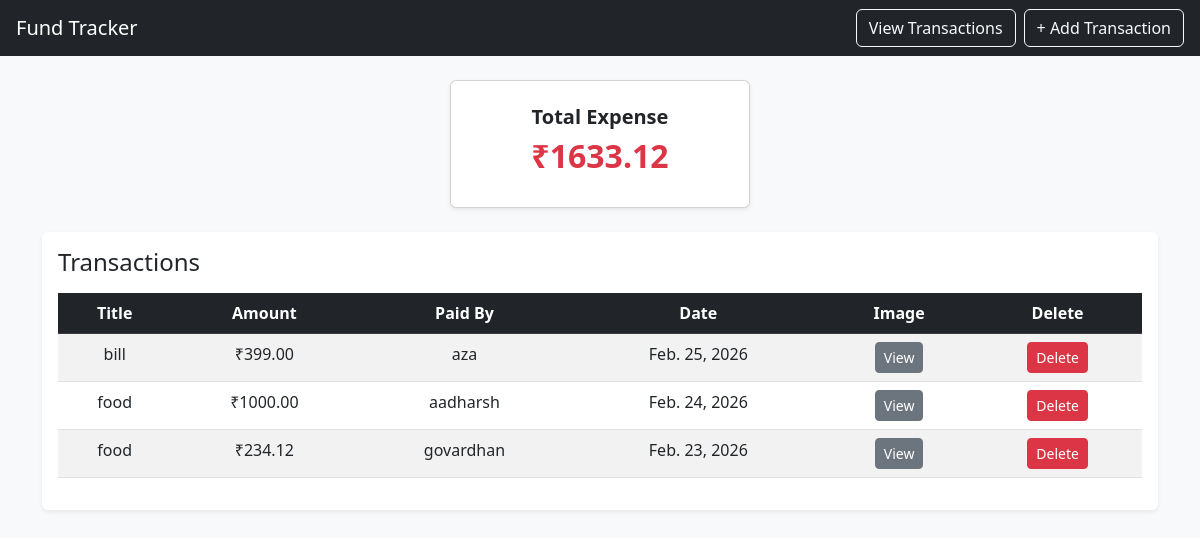
The page / on the database its author committed.
### finance/models.py (models this page shows, shortened)
class Transaction(models.Model):
    title = models.CharField(max_length=255)
    amount = models.DecimalField(max_digits=10, decimal_places=2)
    category = models.CharField(max_length=255)
    date = models.DateField()
    image = models.ImageField(upload_to='transaction_images/', blank=True, null=True)

### finance/views.py (the view)
# urls.py: path('', views.dashboard, name='dashboard'),
def dashboard(request):
    transactions = Transaction.objects.all().order_by('-date')
    total_income = 0
    total_expense = transactions.aggregate(total=Sum('amount'))['total'] or 0
    balance = 0
    form = TransactionForm()
    if request.method == "POST":
        form = TransactionForm(request.POST, request.FILES)
        if form.is_valid():
            form.save()
            return redirect('dashboard')
    context = {
        "transactions": transactions,
        "total_income": total_income,
        "total_expense": total_expense,
        "balance": balance,
        "form": form,
        "months": get_month_list(),  # only months
        "current_month": request.GET.get("month"),
        "current_year": request.GET.get("year"),
    }
    return render(request, "finance/dashboard.html", context)

### finance/views.py (called while the page is built)
def get_month_list():
    return [
        {"value": m, "label": month_name[m]}
        for m in range(1, 13)
    ]

### finance/templates/finance/dashboard.html (shortened to what this page needs)
<!DOCTYPE html>
<html lang="en">
<head>
    <link href="https://cdn.jsdelivr.net/npm/bootstrap@5.3.0/dist/css/bootstrap.min.css" rel="stylesheet">
</head>
<body class="bg-light">
<nav class="navbar navbar-dark bg-dark px-3">
    <span class="navbar-brand">Fund Tracker</span>
    <div class="d-flex gap-2">
        <a href="{% url 'all_transactions' %}" class="btn btn-outline-light">
            View Transactions
        </a>
        <a href="{% url 'add_transaction' %}" class="btn btn-outline-light">
            + Add Transaction
        </a>
    </div>
</nav>
<div class="container py-4">
    <div class="d-flex justify-content-center mb-4">
        <div class="card shadow-sm p-4 text-center" style="width: 300px;">
            <h5 class="fw-bold">Total Expense</h5>
            <h2 class="text-danger fw-bold">₹{{ total_expense|floatformat:2 }}</h2>
        </div>
    </div>
    <div class="card shadow-sm border-0">
        <div class="card-body">
            <div class="d-flex justify-content-between align-items-center mb-3">
    <h4 class="m-0">Transactions</h4>
</div>
            <table class="table table-striped text-center">
                <thead class="table-dark">
                    <tr>
                        <th>Title</th>
                        <th>Amount</th>
                        <th>Paid By</th>
                        <th>Date</th>
                        <th>Image</th>
                        <th>Delete</th>
                    </tr>
                </thead>
                <tbody>
                    {% for t in transactions %}
                    <tr>
                        <td>{{ t.title }}</td>
                        <td>₹{{ t.amount }}</td>
                        <td>{{ t.category }}</td>
                        <td>{{ t.date }}</td>
                        <td>
                            {% if t.image %}
                                <a href="{{ t.image.url }}" target="_blank"
                                   class="btn btn-sm btn-secondary">
                                   View
                                </a>
                            {% else %}
                                <span class="text-muted">None</span>
                            {% endif %}
                        </td>
                        <td>
                            <a href="{% url 'delete_transaction' t.id %}"
                               class="btn btn-sm btn-danger">Delete</a>
                        </td>
                    </tr>
                    {% empty %}
                    <tr>
                        <td colspan="6" class="text-muted">No transactions yet.</td>
                    </tr>
                    {% endfor %}
                </tbody>
            </table>
        </div>
    </div>
</div>
</body>
</html>

### rows shown on the page
Transaction: title "bill", amount "399.00", category "aza", date "Feb. 25, 2026"
Transaction: title "food", amount "1000.00", category "aadharsh", date "Feb. 24, 2026"
Transaction: title "food", amount "234.12", category "govardhan", date "Feb. 23, 2026"

### other values the page prints
{{ total_expense|floatformat:2 }} "1633.12"
